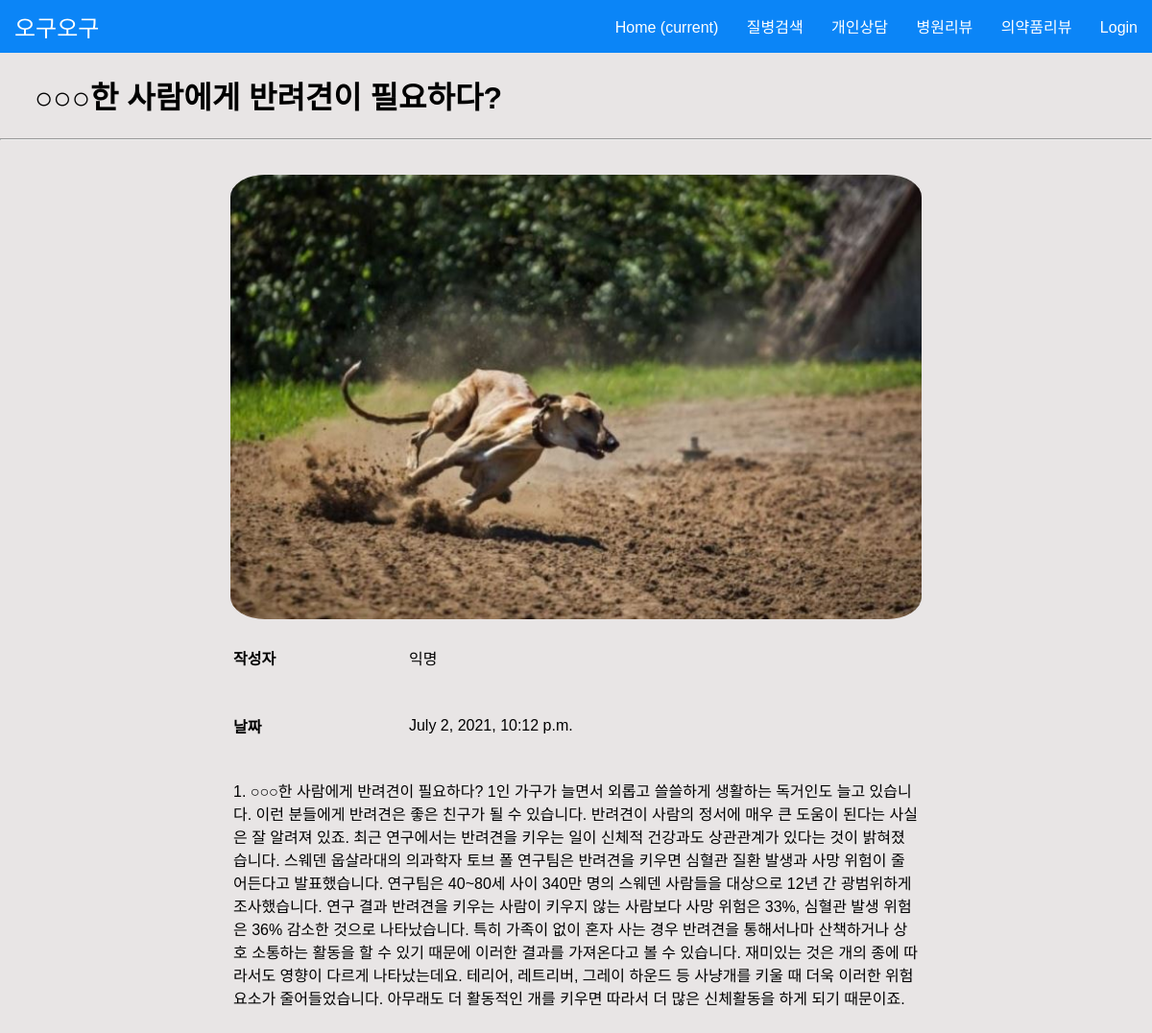
/19, run on the app's committed database.
### myapp/models.py (models this page shows, shortened)
class News(models.Model):
    title=models.CharField(max_length=200)
    writer=models.CharField(max_length=100)
    date=models.DateTimeField()
    body=models.TextField()
    link=models.CharField(max_length=100,blank=True, null=True)
    image=models.ImageField(upload_to="news/",blank=True,null=True)

### myapp/views.py (the view)
# urls.py: path('<int:id>',myapp.views.news_detail,name='news_detail'),
def news_detail(request,id):
    dnews=get_object_or_404(News,pk=id)
    return render(request,'news_detail.html',{'dnews':dnews})

### myapp/templates/news_detail.html
{% extends 'header.html' %}
{% load static %}
{% block content %}
<div class="detailHeader">
    <h1>{{dnews.title}}</h1>
</div>
<hr class='line'>
<div class="detailContent">
    <div>
        <img src="{{dnews.image.url}}" alt="">
        <table class="detail-con">
            <tr>
                <td><h4>작성자&nbsp&nbsp</h4></td>
                <td>{{dnews.writer}}</td>
            </tr>
            <tr>
                <td><h4>날짜</h4></td>
                <td>{{dnews.date}}</td>
            </tr>
            <tr>
                <td colspan="2"><br>{{dnews.body}}</td>
            </tr>
        </table>
    </div>
</div>
{% endblock %}

### static/ideaton.css (style rules this page uses)
* { box-sizing:border-box; }
body { width: 100%; height: 100%; margin: 0; padding: 0; background-color:#E8E5E5; font-family:Arial; display: inline; }
.detailHeader { margin: 0 3% 0 3%; }
.detailContent { margin: 3% 3% 3% 20%; width: 60%; text-align: center; }
.detailContent img { min-width: 400px; max-width: 100%; min-height: 400px; max-height: 600px; border-radius: 5%; }
.detail-con { margin: 0 auto; text-align: left; }

### data on the page
News: title "○○○한 사람에게 반려견이 필요하다?", image (picture), writer "익명", date "July 2, 2021, 10:12 p.m.", body "1. ○○○한 사람에게 반려견이 필요하다? 1인 가구가 늘면서 외롭고 쓸쓸하게 생활하는 독거인도 늘고 있습니다. 이런 분들에게 반려견은 좋은 친구가 될 수 있습니다. 반려견이 사람의 정서에 매우 큰 도움이 된다는 사실은 잘 알려져 있죠. 최근 연구에서는 반려견을 키우는 일이 신체적 건강과도 상관관계가 있다는 것이 밝혀졌습니다. 스웨덴 웁살라대의 의과학자 토브 폴 연구팀은 반려견을 키우면 심혈관 질환 발생과 사망 위험이 줄어든다고 발표했습니다. 연구팀은 40~80세 사이 340만 명의 스웨덴 사람들을 대상으로 12년 간 광범위하게 조사했습니다. 연구 결과 반려견을 키우는 사람이 키우지 않는 사람보다 사망 위험은 33%, 심혈관 발생 위험은 36% 감소한 것으로 나타났습니다. 특히 가족이 없이 혼자 사는 경우 반려견을 통해서나마 산책하거나 상호 소통하는 활동을 할 수 있기 때문에 이러한 결과를 가져온다고 볼 수 있습니다. 재미있는 것은 개의 종에 따라서도 영향이 다르게 나타났는데요. 테리어, 레트리버, 그레이 하운드 등 사냥개를 키울 때 더욱 이러한 위험 요소가 줄어들었습니다. 아무래도 더 활동적인 개를 키우면 따라서 더 많은 신체활동을 하게 되기 때문이죠."
